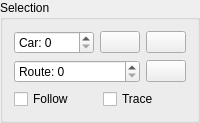
           <widget class="QGroupBox" name="groupBox_5">
            <property name="title">
             <string>Selection</string>
            </property>
            <layout class="QVBoxLayout" name="verticalLayout_5">
             <item>
              <layout class="QHBoxLayout" name="horizontalLayout_11">
               <item>
                <widget class="QSpinBox" name="mapCarBox">
                 <property name="prefix">
                  <string>Car: </string>
                 </property>
                 <property name="maximum">
                  <number>255</number>
                 </property>
                </widget>
               </item>
               <item>
                <widget class="QPushButton" name="removeTraceExtraButton">
                 <property name="sizePolicy">
                  <sizepolicy hsizetype="Fixed" vsizetype="Fixed">
                   <horstretch>0</horstretch>
                   <verstretch>0</verstretch>
                  </sizepolicy>
                 </property>
                 <property name="toolTip">
                  <string>Remove trace</string>
                 </property>
                 <property name="text">
                  <string/>
                 </property>
                 <property name="icon">
                  <iconset resource="resources.qrc">
                   <normaloff>:/models/Icons/Delete2-96.png</normaloff>:/models/Icons/Delete2-96.png</iconset>
                 </property>
                </widget>
               </item>
               <item>
                <widget class="QPushButton" name="mapZeroButton">
                 <property name="sizePolicy">
                  <sizepolicy hsizetype="Fixed" vsizetype="Fixed">
                   <horstretch>0</horstretch>
                   <verstretch>0</verstretch>
                  </sizepolicy>
                 </property>
                 <property name="toolTip">
                  <string>Center map</string>
                 </property>
                 <property name="text">
                  <string/>
                 </property>
                 <property name="icon">
                  <iconset resource="resources.qrc">
                   <normaloff>:/models/Icons/Center Direction-96.png</normaloff>:/models/Icons/Center Direction-96.png</iconset>
                 </property>
                </widget>
               </item>
              </layout>
             </item>
             <item>
              <layout class="QHBoxLayout" name="horizontalLayout_14">
               <item>
                <widget class="QSpinBox" name="mapRouteBox">
                 <property name="prefix">
                  <string>Route: </string>
                 </property>
                 <property name="maximum">
                  <number>255</number>
                 </property>
                </widget>
               </item>
               <item>
                <widget class="QPushButton" name="removeRouteExtraButton">
                 <property name="sizePolicy">
                  <sizepolicy hsizetype="Fixed" vsizetype="Fixed">
                   <horstretch>0</horstretch>
                   <verstretch>0</verstretch>
                  </sizepolicy>
                 </property>
                 <property name="toolTip">
                  <string>Remove trace</string>
                 </property>
                 <property name="text">
                  <string/>
                 </property>
                 <property name="icon">
                  <iconset resource="resources.qrc">
                   <normaloff>:/models/Icons/Delete2-96.png</normaloff>:/models/Icons/Delete2-96.png</iconset>
                 </property>
                </widget>
               </item>
              </layout>
             </item>
             <item>
              <layout class="QHBoxLayout" name="horizontalLayout_12">
               <item>
                <widget class="QCheckBox" name="mapFollowBox">
                 <property name="text">
                  <string>Follow</string>
                 </property>
                </widget>
               </item>
               <item>
                <widget class="QCheckBox" name="mapTraceBox">
                 <property name="text">
                  <string>Trace</string>
                 </property>
                </widget>
               </item>
              </layout>
             </item>
            </layout>
           </widget>
